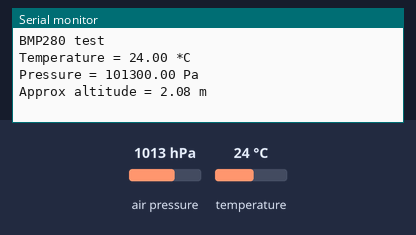
This program was run on a simulated ESP8266 (Wemos D1 mini). Parts: the last lines printed to the serial monitor. Inputs (shaded band) come from the test bench; at power-on: air pressure 1013 hPa, temperature 24 °C.

Above: at 1.2 s.
1.3 s: air pressure set to 952 hPa
At 2.6 s:
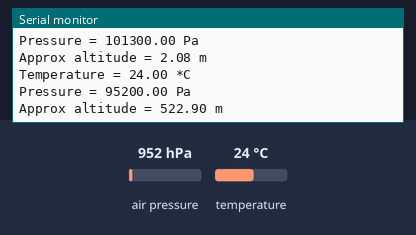
2.8 s: temperature set to 12 °C
At 4.2 s:
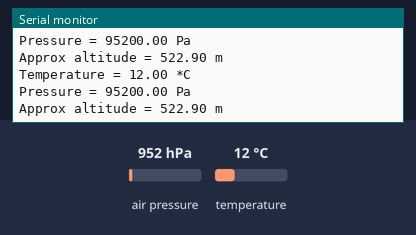
4.3 s: air pressure set to 975 hPa
At 7.1 s:
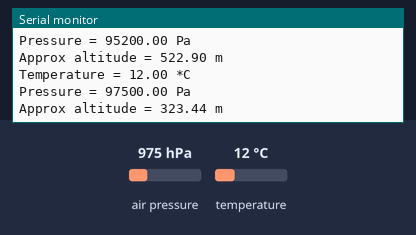
Timing chart, 0 to 8.6 s (numbered marks = the images above; inputs shaded):
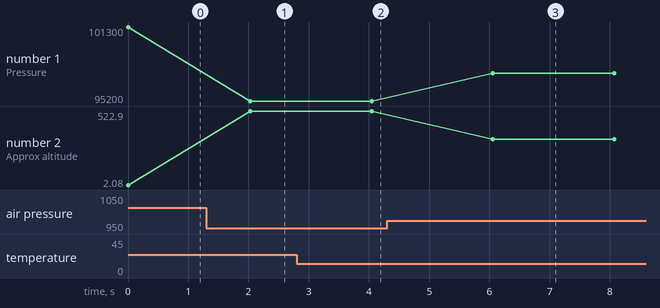

Measured:
- after the input at 1.3 s, the serial monitor: prints a new line after 0.73 s (image 1)
- after the input at 2.8 s, the serial monitor: prints a new line after 1.2 s (image 2)
- after the input at 4.3 s, the serial monitor: prints a new line after 1.8 s (image 3)
- plotted number 1: 101300 → 95200 after the input at 1.3 s, 95200 → 97500 after the input at 4.3 s
- plotted number 2: 2.08 → 522.9 after the input at 1.3 s, 522.9 → 323.44 after the input at 4.3 s

The program:

main.cpp
```cpp
#include <Arduino.h>

#include <Wire.h>
#include <SPI.h>
#include <Adafruit_BMP280.h>

#define BMP_SCK  (D1)
#define BMP_MISO (D5)
#define BMP_MOSI (D2)
#define BMP_CS   (D3)

//Adafruit_BMP280 bmp; // I2C
//Adafruit_BMP280 bmp(BMP_CS); // hardware SPI
Adafruit_BMP280 bmp(BMP_CS, BMP_MOSI, BMP_MISO,  BMP_SCK);

void setup() {
  Serial.begin(9600);
  Serial.println(F("BMP280 test"));
  unsigned status;
  //status = bmp.begin(BMP280_ADDRESS_ALT, BMP280_CHIPID);
  status = bmp.begin(0x76);
  if (!status) {
    Serial.println(F("Could not find a valid BMP280 sensor, check wiring or "
                      "try a different address!"));
    }

  /* Default settings from datasheet. */
  bmp.setSampling(Adafruit_BMP280::MODE_NORMAL,     /* Operating Mode. */
                  Adafruit_BMP280::SAMPLING_X2,     /* Temp. oversampling */
                  Adafruit_BMP280::SAMPLING_X16,    /* Pressure oversampling */
                  Adafruit_BMP280::FILTER_X16,      /* Filtering. */
                  Adafruit_BMP280::STANDBY_MS_500); /* Standby time. */
}

void loop() {
    Serial.print(F("Temperature = "));
    Serial.print(bmp.readTemperature());
    Serial.println(" *C");

    Serial.print(F("Pressure = "));
    Serial.print(bmp.readPressure());
    Serial.println(" Pa");

    Serial.print(F("Approx altitude = "));
    Serial.print(bmp.readAltitude(1013.25)); /* Adjusted to local forecast! */
    Serial.println(" m");

    Serial.println();
    delay(2000);
}
```
